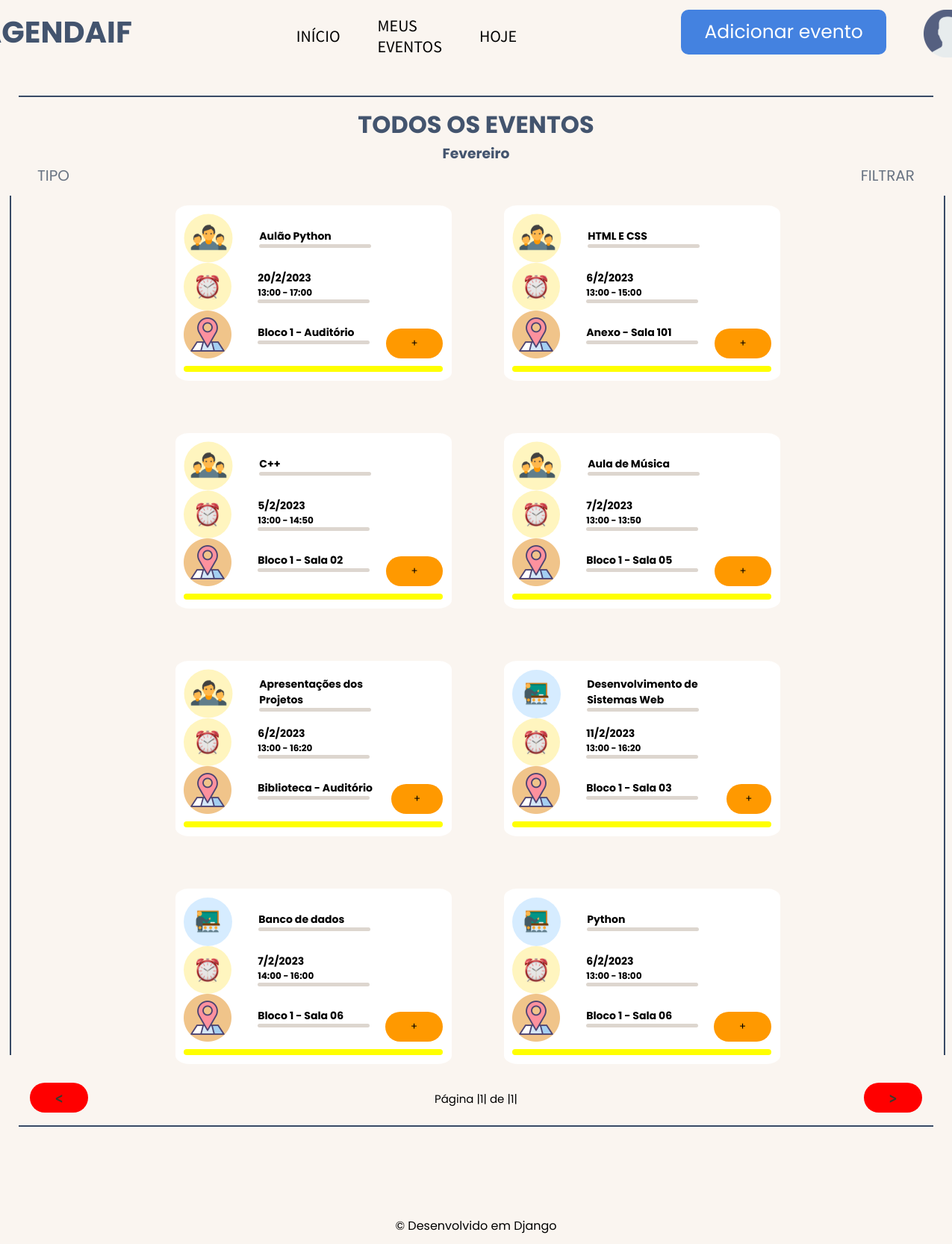
The page /eventos/month/ (signed in) on the database its author committed.
### events/models.py (models this page shows, shortened)
class Eventos(models.Model):
    name = models.CharField(max_length=80, verbose_name= 'Disciplina ou Tema:')
    registrationDate = models.DateField(default= date.today, verbose_name= 'Data')
    timeStart = models.TimeField( verbose_name= 'Hora inicial')
    timeEnd = models.TimeField(verbose_name= 'Hora final')
    meals = models.DecimalField(max_digits=3, decimal_places= 0, verbose_name= 'Refeições')
    tipo = models.CharField(max_length=12)
    local = models.ForeignKey(Salas, on_delete= models.DO_NOTHING, verbose_name= 'Local')
    user = models.ForeignKey(User, on_delete=models.DO_NOTHING)
    class Meta:
        verbose_name = 'Evento'

class Salas(models.Model):
    name = models.CharField(max_length=30)
    tam = models.DecimalField(max_digits=3, decimal_places=0)
    def __str__(self) -> str:
        return self.name
    class Meta:
        verbose_name = 'Sala'

### events/views.py (the view)
# urls.py: path('month/', views.month, name = 'month'),
def month(request):
    if request.session.get('user'):
        user = User.objects.get(id = request.session['user'])
        dateToday = date.today()
        events = Eventos.objects.all()
        eventsFilter = set()
        for filter in events:
            if filter.registrationDate.month == dateToday.month:
                eventsFilter.add(filter)
        eventsFilter = list(eventsFilter)
        paginator = Paginator(eventsFilter, 8)
        page_num =  request.GET.get('page')
        page = paginator.get_page(page_num)
        return render(request, 'month.html',
                                    {'Eventos': eventsFilter, 'today': dateToday, 'user': user, 'page': page})
    else:
        return redirect('/usuario/login/?status=2')

### users/models.py (called while the page is built)
    def __str__(self) -> str:
        return self.name

### events/templates/month.html (shortened to what this page needs)
{% extends 'baseMonth.html' %} {% load static %} {% block 'content' %}
<div class="header">
  <h1>TODOS OS EVENTOS</h1>
  {% if today.month == 2 %}
    <h3>Fevereiro</h3>
  {% endif %}
  <div class="filters">
    <div class="dropdownFilterStart">
      <ul class="dropdown">
          <li>TIPO</li>
      </ul>
    </div>
    <div class="dropdownFilter">
      <ul class="dropdown">
          <li>FILTRAR</li>
      </ul>
    </div>
  </div>
</div>
<div class="word">
  <div class="line3"></div>
  <section>
    {% for evento in page.object_list %}
    <div class="block">
      <div class="block2">
        <div class="square">
          <aside>
            {% if evento.tipo == 'Aula' %}
              <img src="{% static 'img/classroom.svg' %}" />
            {% endif %}
            {% if evento.tipo == 'Evento' %}
              <img src="{% static 'img/events.svg' %}" />
            {% endif %}
            <div class="info">
              <h1>{{evento.name}}</h1>
              <div class="line2"></div>
            </div>
          </aside>
          <aside>
            <img src="{% static 'img/time.svg' %}" />
            <div class="info">
              <h1>
                {{evento.registrationDate.day}}/{{evento.registrationDate.month}}/{{evento.registrationDate.year}}
              </h1>
              <h4>{{evento.timeStart}} - {{evento.timeEnd}}</h4>
              <div class="line2"></div>
            </div>
          </aside>
          <aside>
            <img src="{% static 'img/local.svg' %}" />
            <div class="info">
              <h1>{{evento.local}}</h1>
              <div class="line2"></div>
            </div>
          </aside>
        </div>
        <button class="openmodal" id="dialog{{evento.id}}">+</button>
      </div>
      {% if today != evento.registrationDate %}
      <aside>
        <div class="line2-1" style="background-color: yellow;"></div>
      </aside>
      {% endif %}
    </div>
    {% endfor %}
  </section>
  <div class="line3"></div>
  {% endblock %}

### static/css/base.css (style rules this page uses)
* { margin: 0; padding: 0; box-sizing: border-box; font-family: 'Poppins', sans-serif; }
.line2 { width: 150px; padding: 2.5px; border-radius: 12px; background-color: #DDD6CF; }
.line2-1 { width: 350px; padding: 4px; border-radius: 12px; margin-top: 5px; background-color: #15ff00; }
.line3 { height: 100%; padding: 1px; background-color: #384A65; }
body { display: flex; flex-direction: column; height: 100vh; background-color: #FAF5F0; }
main div.header h1 { display: flex; justify-content: center; color: #43546E; }
main div.header h3 { display: flex; justify-content: center; color: #43546E; }
main div.header div.filters { display: flex; align-items: center; justify-content: space-between; }
main div.header div.filters div.dropdownFilter { display: flex; padding: 0 50px; color: #687382; font-size: 20px; }
main div.header div.filters div.dropdownFilter ul.dropdown { display: flex; flex-direction: column; align-items: center; justify-content: center; position: relative; list-style: none; }
main div.header div.filters div.dropdownFilter ul li { cursor: pointer; }
main div.header div.filters div.dropdownFilterStart { display: flex; padding-left: 50px; color: #687382; font-size: 20px; }
main div.header div.filters div.dropdownFilterStart ul.dropdown { display: flex; flex-direction: column; align-items: center; justify-content: center; position: relative; list-style: none; }
main div.header div.filters div.dropdownFilterStart ul li { cursor: pointer; }
main div.word { display: flex; padding: 1% 1%; height: 90%; }
main section { flex: 1 0 auto; height: auto; width: 100%; display: flex; flex-wrap: wrap; justify-content: center; align-items: center; gap: 70px; padding: 1% 3%; }
main section div.block { display: flex; flex-direction: column; justify-content: center; width: 370px; height: 235px; gap: 2%; padding: 0 1%; background-color: white; border-radius: 5%; }
main section div.block aside { font-size: 12px; display: flex; gap: 35px; align-items: center; }
main section div.block aside div.info { display: flex; flex-direction: column; }
main section div.block div.block2 { display: flex; align-items:flex-end; justify-content: center; gap: 20px; }
main section div.block div.block2 button { display: flex; align-items: center; justify-content: center; background-color: #FF9900; border: none; border-radius: 20px; color: black; height: 40px; width: 80px; cursor: pointer; }

### rows shown on the page
Eventos: name "Aulão Python", registrationDate.day "20", registrationDate.month "2", registrationDate.year "2023", timeStart "13:00", timeEnd "17:00", local "Bloco 1 - Auditório"
Eventos: name "HTML E CSS", registrationDate.day "6", registrationDate.month "2", registrationDate.year "2023", timeStart "13:00", timeEnd "15:00", local "Anexo - Sala 101"
Eventos: name "C++", registrationDate.day "5", registrationDate.month "2", registrationDate.year "2023", timeStart "13:00", timeEnd "14:50", local "Bloco 1 - Sala 02"
Eventos: name "Aula de Música", registrationDate.day "7", registrationDate.month "2", registrationDate.year "2023", timeStart "13:00", timeEnd "13:50", local "Bloco 1 - Sala 05"
Eventos: name "Apresentações dos Projetos", registrationDate.day "6", registrationDate.month "2", registrationDate.year "2023", timeStart "13:00", timeEnd "16:20", local "Biblioteca - Auditório"
Eventos: name "Desenvolvimento de Sistemas Web", registrationDate.day "11", registrationDate.month "2", registrationDate.year "2023", timeStart "13:00", timeEnd "16:20", local "Bloco 1 - Sala 03"
Eventos: name "Banco de dados", registrationDate.day "7", registrationDate.month "2", registrationDate.year "2023", timeStart "14:00", timeEnd "16:00", local "Bloco 1 - Sala 06"
Eventos: name "Python", registrationDate.day "6", registrationDate.month "2", registrationDate.year "2023", timeStart "13:00", timeEnd "18:00", local "Bloco 1 - Sala 06"

### other values the page prints
{{ page.number }} "1"
{{ page.paginator.num_pages }} "1"
